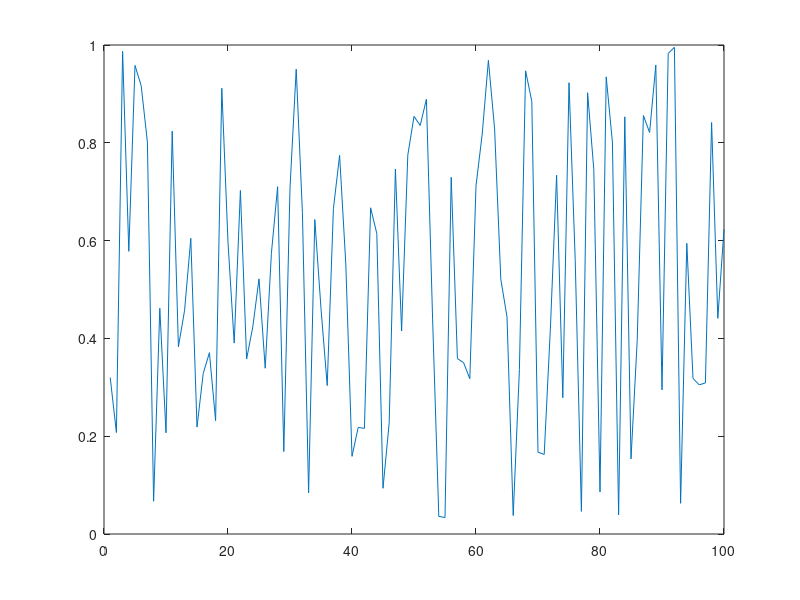

Source code (MATLAB):
function result = test_view_001
result = false;
a = figure;
plot(rand(1,100));
view(2);
drawnow;
close(a);
result = true;
